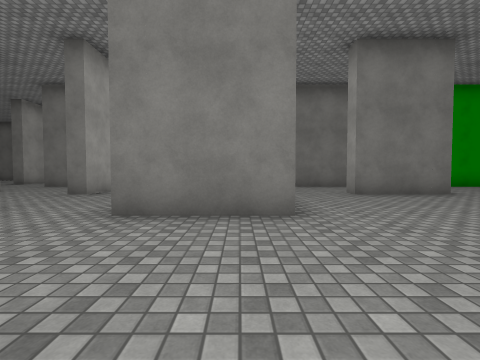
[1] (above)

24 first-person views from a walk through a 3-D level made in the Unity game engine. The camera is 1.2 m above the floor, tilts 2° down and sees 90° across. The floor is counted in squares, 2 m on a side. Each view is taken from the middle of a square. On the plan, view 1 faces up. The plan holds only what a view shows up to about 9 squares ahead; the rest is blank. The place goes on beyond the plan. The player character is not drawn. Surface patterns are stand-ins for the level's own textures.

[2]
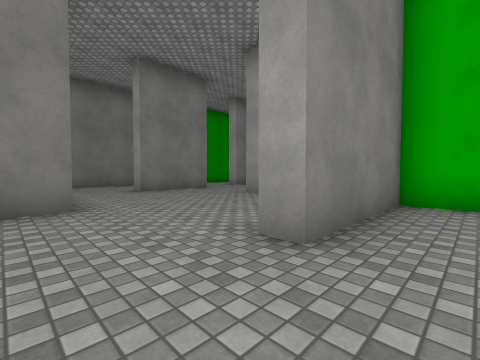

[3]
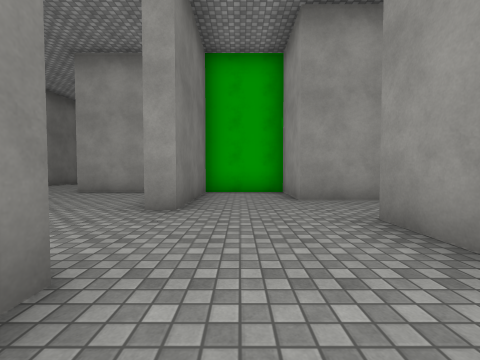

[4]
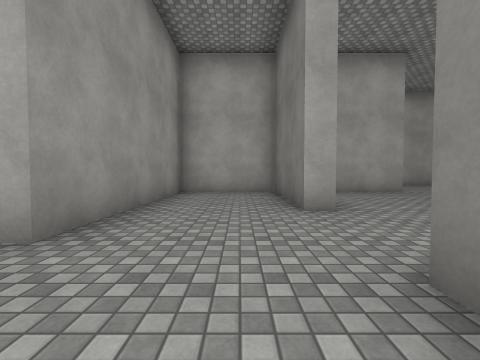

[5]
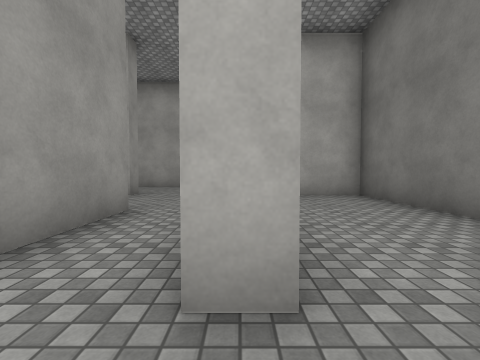

[6]
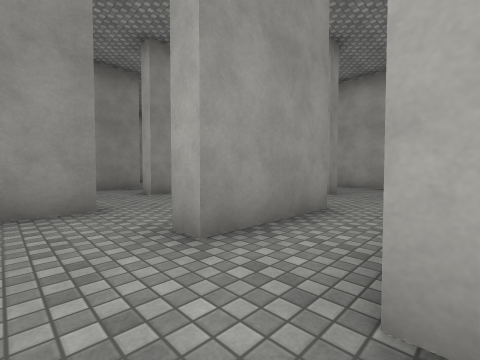

[7]
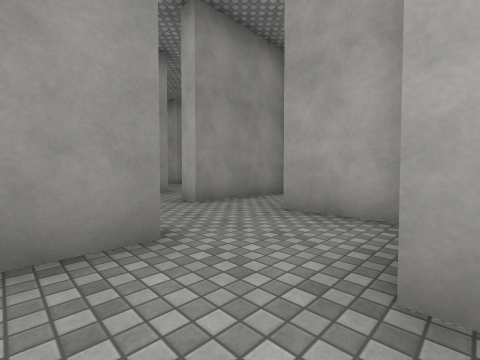

[8]
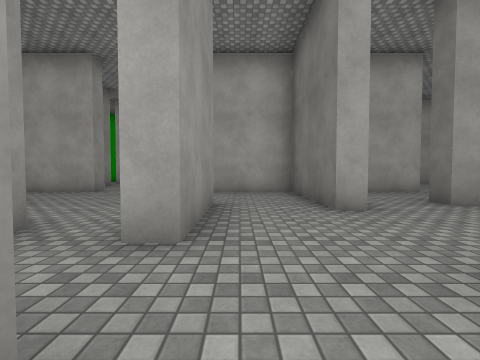

[9]
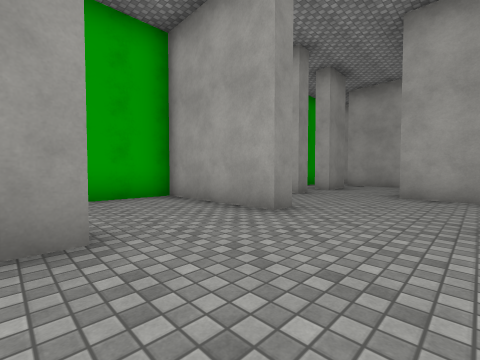

[10]
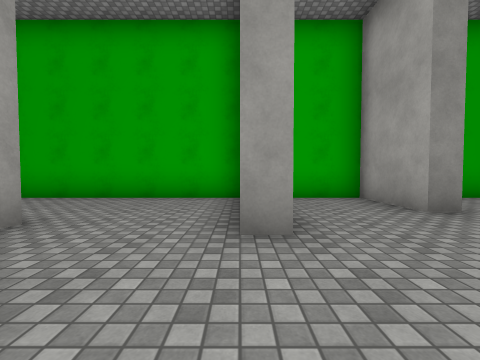

[11]
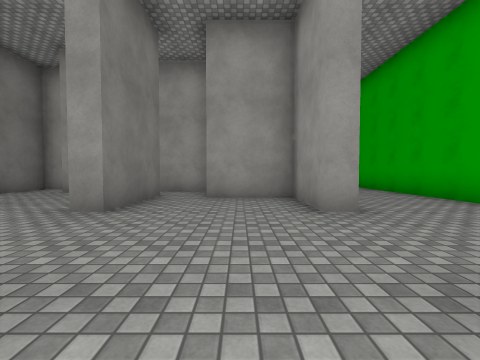

[12]
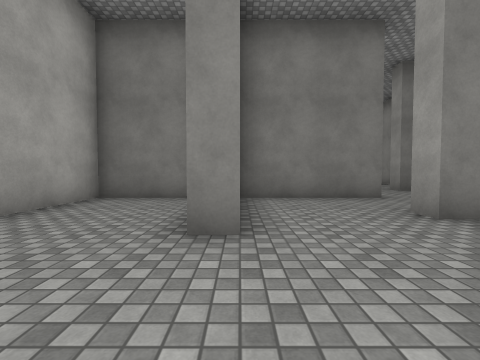

[13]
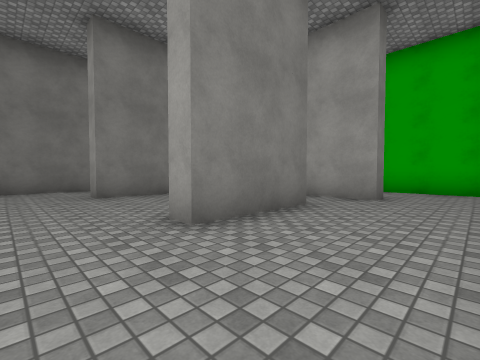

[14]
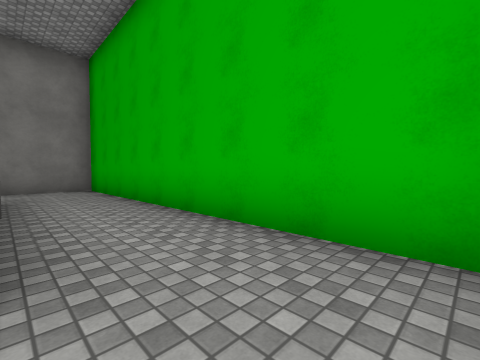

[15]
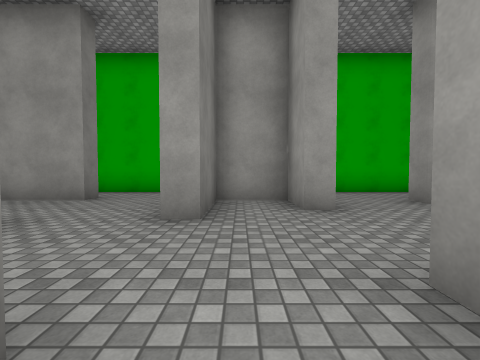

[16]
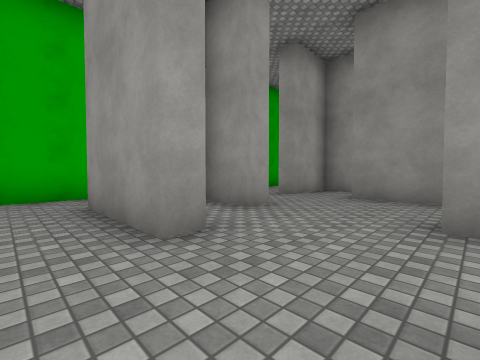

[17]
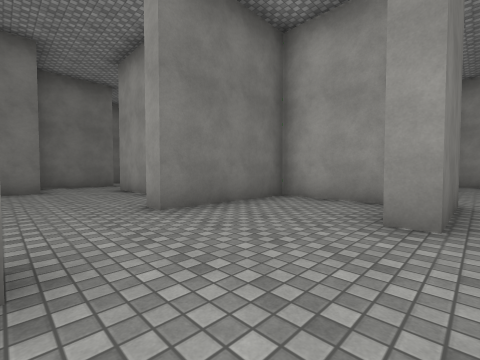

[18]
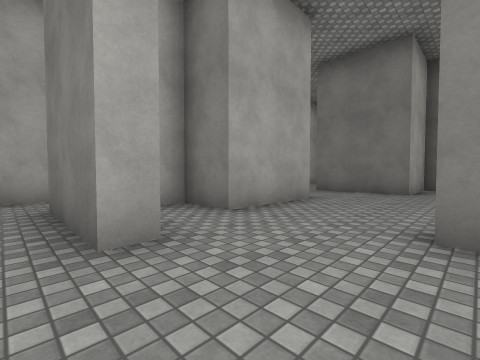

[19]
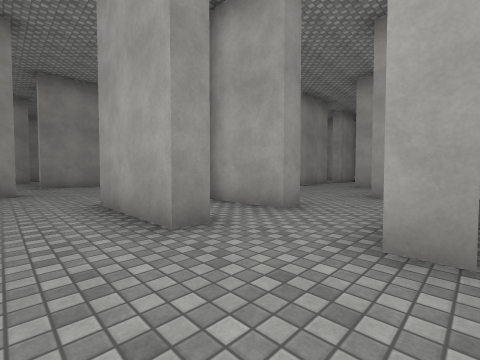

[20]
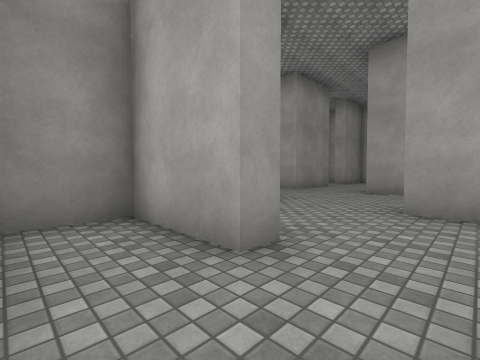

[21]
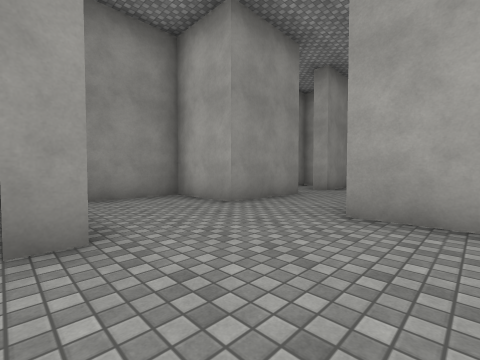

[22]
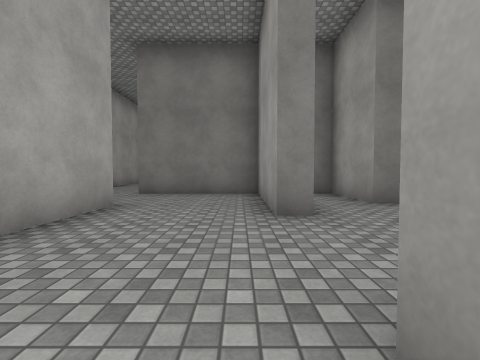

[23]
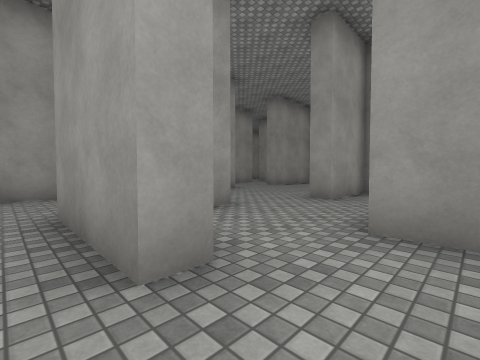

[24]
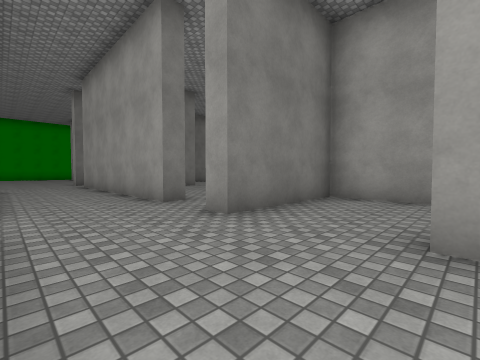

### Floor plan
Key: @ floor where view 1 was taken; # wall or solid block; x gap in a wall; . floor.
Columns run from 13 left of view 1 to 6 right of it. Each row starts with its distance up from view 1.
 18    ..
 17    ..#       ###
 16    ..#       #..
 15    ..#       #...
 14    ..#      ##..#
 13    ..#      ....#
 12    ..#.     ....#
 11    ....     #...
 10    ...#######..####
  9    ......#.#......#
  8    ......#.###....#
  7    ..#...#.......##.
  6      #...........#..
  5      #.....#.#......
  4    ........#.#.....
  3  ........#.###....#
  2 ##..##...#........#
  1   ...#...#........#
  0   #..########@.####
 -1    ....  #........#
 -2    ..... #........#
 -3     #....######.###
 -4     # ..  ......#.#
 -5      x.....###....#
 -6      #...#.#......#
 -7          #.#...##.#
 -8          #......# #
 -9      ########..####
-10      #...#........#
-11      #...#........#
-12      #...#..###.#.#
-13      #..........#.#
-14      #........###.#
-15  #...........##.#.#
-16    ......#..##..#.#
-17     #.#..#........#
-18     ..#..#........#
-19    ################

Where each view was taken, in squares from view 1:
view 1: 0 up, 0 right, facing up
view 2: 1 down, 0 right, facing up-right
view 3: 1 down, 2 left, facing right
view 4: 1 down, 3 right, facing left
view 5: 3 down, 2 right, facing left
view 6: 3 down, 2 right, facing down-left
view 7: 5 down, 2 right, facing down-left
view 8: 11 down, 3 right, facing left
view 9: 13 down, 1 left, facing down-left
view 10: 13 down, 4 left, facing down
view 11: 14 down, 5 left, facing right
view 12: 15 down, 4 left, facing up
view 13: 18 down, 3 left, facing up-right
view 14: 18 down, 3 right, facing up-right
view 15: 8 down, 2 left, facing right
view 16: 6 down, 1 left, facing down-right
view 17: 6 up, 0 right, facing up-right
view 18: 7 up, 2 right, facing up-left
view 19: 8 up, 2 right, facing down-left
view 20: 7 up, 0 right, facing down-left
view 21: 6 up, 4 left, facing down-left
view 22: 3 up, 5 left, facing up
view 23: 3 up, 11 left, facing down-right
view 24: 7 up, 10 left, facing up-right
